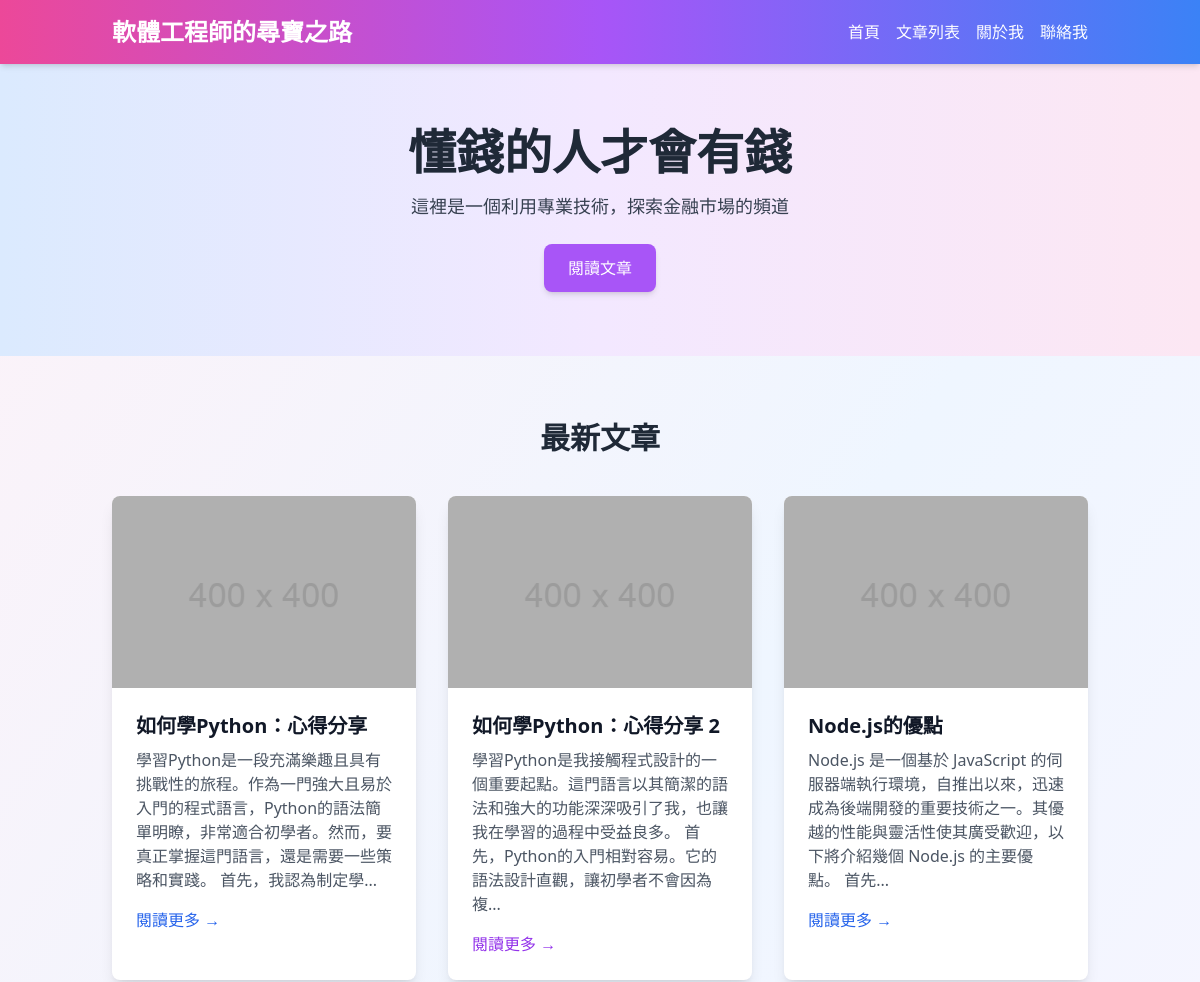
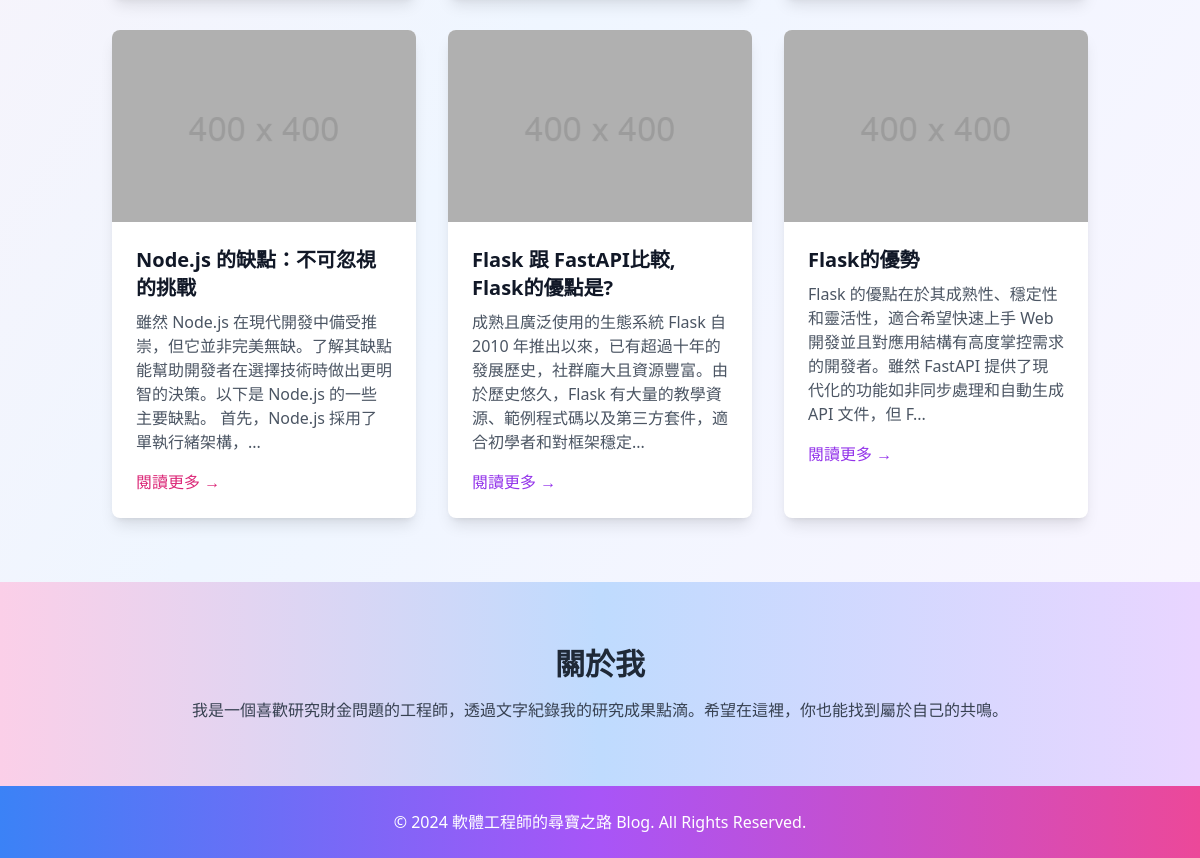
Before: / with the older database file (2 pictures, top to bottom).
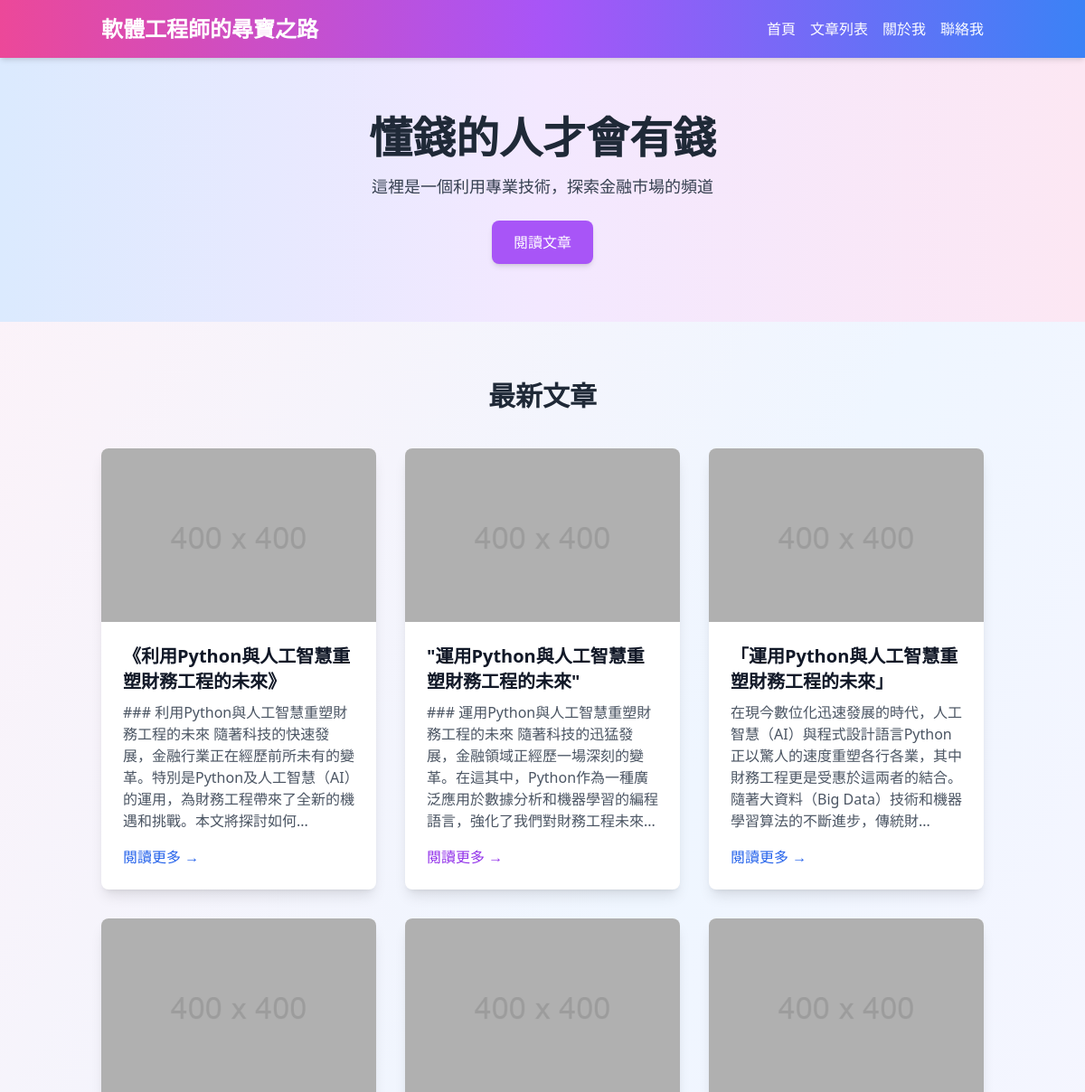
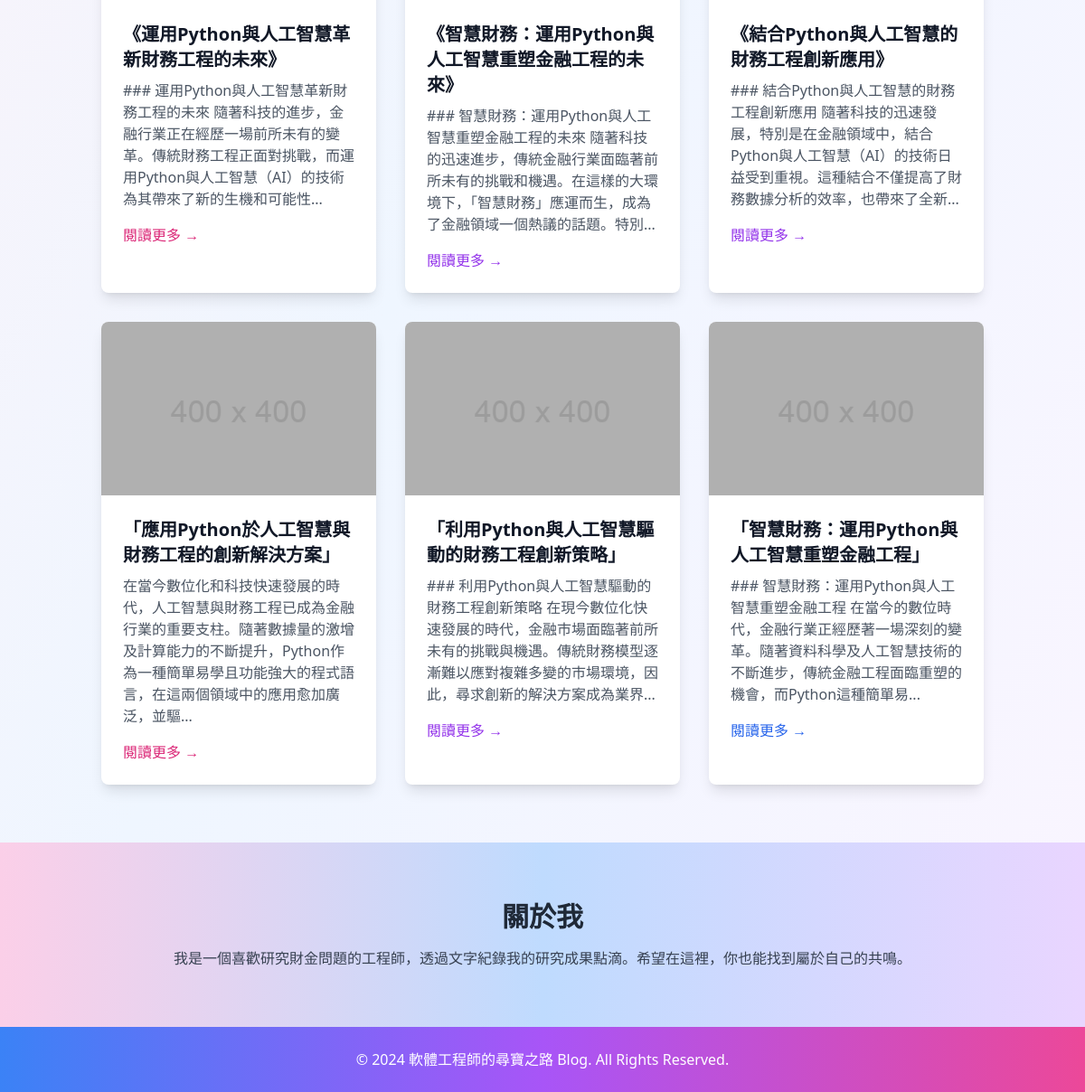
After: the same page with the newer database file (2 pictures, top to bottom).
### tables this page shows
CREATE TABLE articles (
            id INTEGER PRIMARY KEY AUTOINCREMENT,
            title TEXT NOT NULL,
            content TEXT NOT NULL
        );

### app.py (the view)
@app.route('/')
def index():
    db = SQLiteTool("my_blog.db")
    articles = db.execute_read_query("SELECT id,title,content FROM articles")
    db.close_connection()
    articles = list(articles)[:12]
    articles = [
        {
            "image": "B0B0B0.png",
            "title": article["title"],
            "description": article["content"][:100] + "...",
            "link": "#",
            "link_color": random.choice(["purple", "blue", "pink"])
        }
        for article in articles
    ]
    return render_template("index.html", articles=articles)

### sqlitetool.py (called while the page is built)
    def execute_read_query(self, query, params=None):
        cursor = self.connection.cursor()
        try:
            if params:
                cursor.execute(query, params)
            else:
                cursor.execute(query)
            result = cursor.fetchall()
            column_names = [description[0] for description in cursor.description]
            json_objects = []
            for row in result:
                json_object = dict(zip(column_names, row))
                json_objects.append(json_object)
            return json_objects
        except Error as e:
            print(f"查詢失敗: {e}")
            return None

    def close_connection(self):
        if self.connection:
            self.connection.close()
            print("資料庫連接已關閉")

### templates/index.html (shortened to what this page needs)
<!DOCTYPE html>
<html lang="en">
<head>
  <script src="https://cdn.tailwindcss.com"></script>
</head>
<body class="bg-gradient-to-br from-pink-50 via-blue-50 to-purple-50 text-gray-800 font-sans">
  <header class="bg-gradient-to-r from-pink-500 via-purple-500 to-blue-500 text-white shadow-md sticky top-0 z-10">
    <div class="container mx-auto flex items-center justify-between py-4 px-6">
      <h1 class="text-2xl font-bold">軟體工程師的尋寶之路</h1>
      <nav class="space-x-4 hidden md:flex">
        <a href="/" class="hover:underline">首頁</a>
        <a href="/list_article" class="hover:underline">文章列表</a>
        <a href="/about" class="hover:underline">關於我</a>
        <a href="/contact" class="hover:underline">聯絡我</a>
      </nav>
    </div>
  </header>
  <section class="bg-gradient-to-r from-blue-100 via-purple-100 to-pink-100 py-16">
    <div class="container mx-auto text-center px-6">
      <h2 class="text-4xl md:text-5xl font-bold text-gray-800 leading-tight">懂錢的人才會有錢</h2>
      <p class="mt-4 text-gray-700 text-lg">這裡是一個利用專業技術，探索金融市場的頻道</p>
      <a href="#articles" class="mt-6 inline-block bg-purple-500 text-white px-6 py-3 rounded-lg shadow-md hover:bg-purple-600 transition">閱讀文章</a>
    </div>
  </section>
  <section id="articles" class="py-16">
    <div class="container mx-auto px-6">
      <h3 class="text-3xl font-bold text-gray-800 text-center">最新文章</h3>
      <div class="grid grid-cols-1 md:grid-cols-2 lg:grid-cols-3 gap-8 mt-10">
        {% for article in articles %}
        <div class="bg-white shadow-lg rounded-lg overflow-hidden hover:scale-105 transform transition">
          <img src="{{ url_for('static', filename=article.image) }}" alt="文章圖片" class="w-full h-48 object-cover">
          <div class="p-6">
            <h4 class="text-xl font-bold text-gray-900">{{ article.title }}</h4>
            <p class="mt-2 text-gray-600">{{ article.description }}</p>
            <a href="{{ article.link }}" class="mt-4 inline-block text-{{ article.link_color }}-600 hover:text-{{ article.link_color }}-800">閱讀更多 →</a>
          </div>
        </div>
        {% endfor %}
      </div>
    </div>
  </section>
  <section id="about" class="bg-gradient-to-r from-pink-200 via-blue-200 to-purple-200 py-16">
    <div class="container mx-auto text-center px-6">
      <h3 class="text-3xl font-bold text-gray-800">關於我</h3>
      <p class="mt-4 text-gray-700">我是一個喜歡研究財金問題的工程師，透過文字紀錄我的研究成果點滴。希望在這裡，你也能找到屬於自己的共鳴。</p>
    </div>
  </section>
  <footer class="bg-gradient-to-r from-blue-500 via-purple-500 to-pink-500 text-white py-6">
    <div class="container mx-auto text-center px-6">
      <p>© 2024 軟體工程師的尋寶之路 Blog. All Rights Reserved.</p>
    </div>
  </footer>
</body>
</html>

Changed rows visible on the page:
removed articles: title "如何學Python：心得分享", description "學習Python是一段充滿樂趣且具有挑戰性的旅程。作為一門強大且易於入門的程式語言，Python的語法簡單明瞭，非常適合初學者。然而，要真正掌握這門語言，還是需要一些策略和實踐。 首先，我認為制定學..."
removed articles: title "如何學Python：心得分享 2", description "學習Python是我接觸程式設計的一個重要起點。這門語言以其簡潔的語法和強大的功能深深吸引了我，也讓我在學習的過程中受益良多。 首先，Python的入門相對容易。它的語法設計直觀，讓初學者不會因為複..."
removed articles: title "Node.js的優點", description "Node.js 是一個基於 JavaScript 的伺服器端執行環境，自推出以來，迅速成為後端開發的重要技術之一。其優越的性能與靈活性使其廣受歡迎，以下將介紹幾個 Node.js 的主要優點。 首先..."
removed articles: title "Node.js 的缺點：不可忽視的挑戰", description "雖然 Node.js 在現代開發中備受推崇，但它並非完美無缺。了解其缺點能幫助開發者在選擇技術時做出更明智的決策。以下是 Node.js 的一些主要缺點。 首先，Node.js 採用了單執行緒架構，..."
removed articles: title "Flask 跟 FastAPI比較, Flask的優點是?", description "成熟且廣泛使用的生態系統 Flask 自 2010 年推出以來，已有超過十年的發展歷史，社群龐大且資源豐富。由於歷史悠久，Flask 有大量的教學資源、範例程式碼以及第三方套件，適合初學者和對框架穩定..."
removed articles: title "Flask的優勢", description "Flask 的優點在於其成熟性、穩定性和靈活性，適合希望快速上手 Web 開發並且對應用結構有高度掌控需求的開發者。雖然 FastAPI 提供了現代化的功能如非同步處理和自動生成 API 文件，但 F..."
added articles: title "《利用Python與人工智慧重塑財務工程的未來》", description "### 利用Python與人工智慧重塑財務工程的未來 隨著科技的快速發展，金融行業正在經歷前所未有的變革。特別是Python及人工智慧（AI）的運用，為財務工程帶來了全新的機遇和挑戰。本文將探討如何..."
added articles: title "\"運用Python與人工智慧重塑財務工程的未來\"", description "### 運用Python與人工智慧重塑財務工程的未來 隨著科技的迅猛發展，金融領域正經歷一場深刻的變革。在這其中，Python作為一種廣泛應用於數據分析和機器學習的編程語言，強化了我們對財務工程未來..."
added articles: title "「運用Python與人工智慧重塑財務工程的未來」", description "在現今數位化迅速發展的時代，人工智慧（AI）與程式設計語言Python正以驚人的速度重塑各行各業，其中財務工程更是受惠於這兩者的結合。隨著大資料（Big Data）技術和機器學習算法的不斷進步，傳統財..."
added articles: title "《運用Python與人工智慧革新財務工程的未來》", description "### 運用Python與人工智慧革新財務工程的未來 隨著科技的進步，金融行業正在經歷一場前所未有的變革。傳統財務工程正面對挑戰，而運用Python與人工智慧（AI）的技術為其帶來了新的生機和可能性..."
added articles: title "《智慧財務：運用Python與人工智慧重塑金融工程的未來》", description "### 智慧財務：運用Python與人工智慧重塑金融工程的未來 隨著科技的迅速進步，傳統金融行業面臨著前所未有的挑戰和機遇。在這樣的大環境下，「智慧財務」應運而生，成為了金融領域一個熱議的話題。特別..."
added articles: title "《結合Python與人工智慧的財務工程創新應用》", description "### 結合Python與人工智慧的財務工程創新應用 隨著科技的迅速發展，特別是在金融領域中，結合Python與人工智慧（AI）的技術日益受到重視。這種結合不僅提高了財務數據分析的效率，也帶來了全新..."
added articles: title "「應用Python於人工智慧與財務工程的創新解決方案」", description "在當今數位化和科技快速發展的時代，人工智慧與財務工程已成為金融行業的重要支柱。隨著數據量的激增及計算能力的不斷提升，Python作為一種簡單易學且功能強大的程式語言，在這兩個領域中的應用愈加廣泛，並驅..."
added articles: title "「利用Python與人工智慧驅動的財務工程創新策略」", description "### 利用Python與人工智慧驅動的財務工程創新策略 在現今數位化快速發展的時代，金融市場面臨著前所未有的挑戰與機遇。傳統財務模型逐漸難以應對複雜多變的市場環境，因此，尋求創新的解決方案成為業界..."
added articles: title "「智慧財務：運用Python與人工智慧重塑金融工程」", description "### 智慧財務：運用Python與人工智慧重塑金融工程 在當今的數位時代，金融行業正經歷著一場深刻的變革。隨著資料科學及人工智慧技術的不斷進步，傳統金融工程面臨重塑的機會，而Python這種簡單易..."
